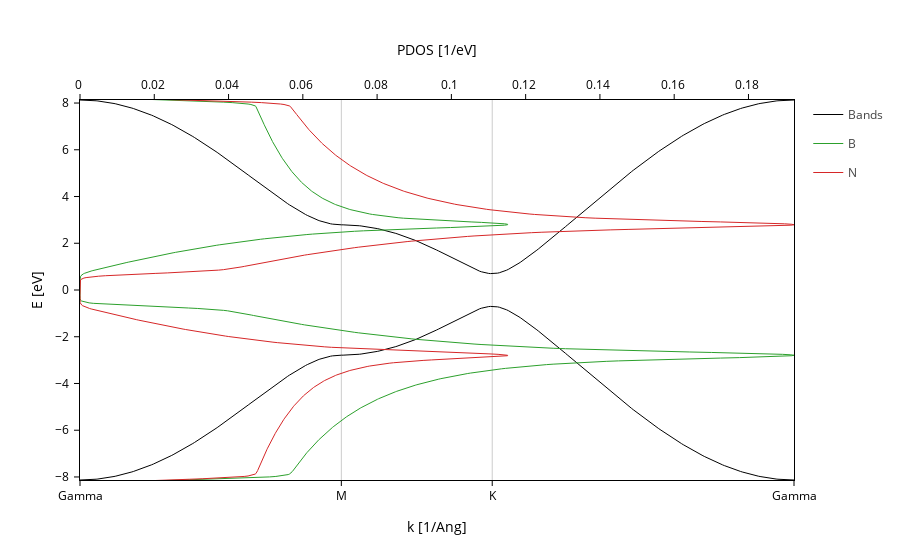

The code cell stored with this chart in its notebook:
### Markdown cell above
And then we can use `multiple_x` so that each plot has a separate X axis.

### Code cell
merge_plots(*plots, composite_method="multiple_x")

### Figure 1 — Plotly figure (JSON) as saved in the notebook; plotly's stock layout.template omitted (floating-point values rounded to 4 significant figures; data arrays with more than 128 entries replaced by an {"elided": "..."} marker saying what was removed)
{"data": [{"legendgroup": "Bands", "line": {"color": "black", "dash": "solid", "width": 1}, "meta": {"i_plot": 0}, "mode": "lines", "name": "Bands", "opacity": 1, "type": "scatter", "x": {"elided": "400 float values"}, "xaxis": "x", "y": {"elided": "400 float values"}}, {"legendgroup": "Bands", "line": {"color": "black", "dash": "solid", "width": 1}, "meta": {"i_plot": 0}, "mode": "lines", "name": "Bands", "opacity": 1, "showlegend": false, "type": "scatter", "x": {"elided": "400 float values"}, "xaxis": "x", "y": {"elided": "400 float values"}}, {"line": {"width": 1.0}, "meta": {"i_plot": 1}, "mode": "lines", "name": "B", "type": "scatter", "x": {"elided": "1000 float values"}, "xaxis": "x2", "y": {"elided": "1000 float values"}}, {"line": {"width": 1.0}, "meta": {"i_plot": 1}, "mode": "lines", "name": "N", "type": "scatter", "x": {"elided": "1000 float values"}, "xaxis": "x2", "y": {"elided": "1000 float values"}}], "layout": {"scene": {"xaxis": {"range": [0.0, 4.03], "showgrid": true, "ticktext": ["Gamma", "M", "K", "Gamma"], "tickvals": [0.0, 1.475, 2.326, 4.03], "title": {"text": "k [1/Ang]"}}, "yaxis": {"range": [-8.13, 8.13], "title": {"text": "E [eV]"}}}, "xaxis": {"range": [0.0, 4.03], "showgrid": true, "side": "bottom", "ticktext": ["Gamma", "M", "K", "Gamma"], "tickvals": [0.0, 1.475, 2.326, 4.03], "title": {"text": "k [1/Ang]"}}, "xaxis2": {"overlaying": "x", "side": "top", "title": {"text": "PDOS [1/eV]"}}, "yaxis": {"range": [-8.13, 8.13], "title": {"text": "E [eV]"}}}}
